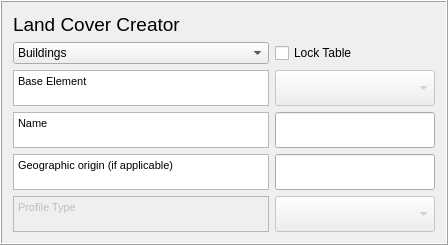
    <widget class="QFrame" name="frame1">
     <property name="maximumSize">
      <size>
       <width>16777215</width>
       <height>240</height>
      </size>
     </property>
     <property name="frameShape">
      <enum>QFrame::Box</enum>
     </property>
     <property name="frameShadow">
      <enum>QFrame::Raised</enum>
     </property>
     <layout class="QGridLayout" name="gridLayout_2">
      <item row="5" column="0">
       <widget class="QTextBrowser" name="textBrowserProfileType">
        <property name="enabled">
         <bool>false</bool>
        </property>
        <property name="sizePolicy">
         <sizepolicy hsizetype="Expanding" vsizetype="Preferred">
          <horstretch>0</horstretch>
          <verstretch>0</verstretch>
         </sizepolicy>
        </property>
        <property name="maximumSize">
         <size>
          <width>16777215</width>
          <height>36</height>
         </size>
        </property>
        <property name="html">
         <string>&lt;!DOCTYPE HTML PUBLIC &quot;-//W3C//DTD HTML 4.0//EN&quot; &quot;http://www.w3.org/TR/REC-html40/strict.dtd&quot;&gt;
&lt;html&gt;&lt;head&gt;&lt;meta name=&quot;qrichtext&quot; content=&quot;1&quot; /&gt;&lt;style type=&quot;text/css&quot;&gt;
p, li { white-space: pre-wrap; }
&lt;/style&gt;&lt;/head&gt;&lt;body style=&quot; font-family:'MS Shell Dlg 2'; font-size:7.8pt; font-weight:400; font-style:normal;&quot;&gt;
&lt;p style=&quot; margin-top:0px; margin-bottom:0px; margin-left:0px; margin-right:0px; -qt-block-indent:0; text-indent:0px;&quot;&gt;&lt;span style=&quot; font-size:8pt;&quot;&gt;Profile Type&lt;/span&gt;&lt;/p&gt;&lt;/body&gt;&lt;/html&gt;</string>
        </property>
       </widget>
      </item>
      <item row="4" column="1">
       <widget class="QgsFilterLineEdit" name="textEditOrig">
        <property name="sizePolicy">
         <sizepolicy hsizetype="Expanding" vsizetype="Preferred">
          <horstretch>0</horstretch>
          <verstretch>0</verstretch>
         </sizepolicy>
        </property>
        <property name="maximumSize">
         <size>
          <width>16777215</width>
          <height>36</height>
         </size>
        </property>
        <property name="qgisRelation" stdset="0">
         <string notr="true"/>
        </property>
       </widget>
      </item>
      <item row="1" column="1">
       <widget class="QCheckBox" name="checkBoxA">
        <property name="text">
         <string>Lock Table</string>
        </property>
       </widget>
      </item>
      <item row="3" column="0">
       <widget class="QTextBrowser" name="textBrowserDesc">
        <property name="sizePolicy">
         <sizepolicy hsizetype="Expanding" vsizetype="Preferred">
          <horstretch>0</horstretch>
          <verstretch>0</verstretch>
         </sizepolicy>
        </property>
        <property name="maximumSize">
         <size>
          <width>16777215</width>
          <height>36</height>
         </size>
        </property>
        <property name="html">
         <string>&lt;!DOCTYPE HTML PUBLIC &quot;-//W3C//DTD HTML 4.0//EN&quot; &quot;http://www.w3.org/TR/REC-html40/strict.dtd&quot;&gt;
&lt;html&gt;&lt;head&gt;&lt;meta name=&quot;qrichtext&quot; content=&quot;1&quot; /&gt;&lt;style type=&quot;text/css&quot;&gt;
p, li { white-space: pre-wrap; }
&lt;/style&gt;&lt;/head&gt;&lt;body style=&quot; font-family:'MS Shell Dlg 2'; font-size:7.8pt; font-weight:400; font-style:normal;&quot;&gt;
&lt;p style=&quot; margin-top:0px; margin-bottom:0px; margin-left:0px; margin-right:0px; -qt-block-indent:0; text-indent:0px;&quot;&gt;&lt;span style=&quot; font-size:8pt;&quot;&gt;Name&lt;/span&gt;&lt;/p&gt;&lt;/body&gt;&lt;/html&gt;</string>
        </property>
       </widget>
      </item>
      <item row="1" column="0">
       <widget class="QComboBox" name="comboBoxSurface">
        <property name="sizePolicy">
         <sizepolicy hsizetype="Preferred" vsizetype="Preferred">
          <horstretch>0</horstretch>
          <verstretch>0</verstretch>
         </sizepolicy>
        </property>
        <property name="toolTip">
         <string/>
        </property>
        <item>
         <property name="text">
          <string>Buildings</string>
         </property>
        </item>
        <item>
         <property name="text">
          <string>Paved</string>
         </property>
        </item>
        <item>
         <property name="text">
          <string>Evergreen Tree</string>
         </property>
        </item>
        <item>
         <property name="text">
          <string>Deciduous Tree</string>
         </property>
        </item>
        <item>
         <property name="text">
          <string>Grass</string>
         </property>
        </item>
        <item>
         <property name="text">
          <string>Bare Soil</string>
         </property>
        </item>
        <item>
         <property name="text">
          <string>Water</string>
         </property>
        </item>
       </widget>
      </item>
      <item row="4" column="0">
       <widget class="QTextBrowser" name="textBrowserOrig">
        <property name="sizePolicy">
         <sizepolicy hsizetype="Expanding" vsizetype="Preferred">
          <horstretch>0</horstretch>
          <verstretch>0</verstretch>
         </sizepolicy>
        </property>
        <property name="maximumSize">
         <size>
          <width>16777215</width>
          <height>36</height>
         </size>
        </property>
        <property name="html">
         <string>&lt;!DOCTYPE HTML PUBLIC &quot;-//W3C//DTD HTML 4.0//EN&quot; &quot;http://www.w3.org/TR/REC-html40/strict.dtd&quot;&gt;
&lt;html&gt;&lt;head&gt;&lt;meta name=&quot;qrichtext&quot; content=&quot;1&quot; /&gt;&lt;style type=&quot;text/css&quot;&gt;
p, li { white-space: pre-wrap; }
&lt;/style&gt;&lt;/head&gt;&lt;body style=&quot; font-family:'MS Shell Dlg 2'; font-size:7.8pt; font-weight:400; font-style:normal;&quot;&gt;
&lt;p style=&quot; margin-top:0px; margin-bottom:0px; margin-left:0px; margin-right:0px; -qt-block-indent:0; text-indent:0px;&quot;&gt;&lt;span style=&quot; font-size:8pt;&quot;&gt;Geographic origin (if applicable)&lt;/span&gt;&lt;/p&gt;&lt;/body&gt;&lt;/html&gt;</string>
        </property>
       </widget>
      </item>
      <item row="5" column="1">
       <widget class="QComboBox" name="comboBoxProfileType">
        <property name="enabled">
         <bool>false</bool>
        </property>
        <property name="sizePolicy">
         <sizepolicy hsizetype="Expanding" vsizetype="Preferred">
          <horstretch>0</horstretch>
          <verstretch>0</verstretch>
         </sizepolicy>
        </property>
        <property name="maximumSize">
         <size>
          <width>16777215</width>
          <height>36</height>
         </size>
        </property>
        <property name="currentIndex">
         <number>-1</number>
        </property>
        <item>
         <property name="text">
          <string>Default (Country profile)</string>
         </property>
        </item>
        <item>
         <property name="text">
          <string>Residential</string>
         </property>
        </item>
        <item>
         <property name="text">
          <string>Commercial</string>
         </property>
        </item>
        <item>
         <property name="text">
          <string>Industrial</string>
         </property>
        </item>
       </widget>
      </item>
      <item row="3" column="1">
       <widget class="QgsFilterLineEdit" name="textEditName">
        <property name="sizePolicy">
         <sizepolicy hsizetype="Expanding" vsizetype="Preferred">
          <horstretch>0</horstretch>
          <verstretch>0</verstretch>
         </sizepolicy>
        </property>
        <property name="maximumSize">
         <size>
          <width>16777215</width>
          <height>36</height>
         </size>
        </property>
        <property name="inputMethodHints">
         <set>Qt::ImhNone</set>
        </property>
        <property name="qgisRelation" stdset="0">
         <string notr="true"/>
        </property>
       </widget>
      </item>
      <item row="2" column="1">
       <widget class="QComboBox" name="comboBoxBase">
        <property name="enabled">
         <bool>false</bool>
        </property>
        <property name="sizePolicy">
         <sizepolicy hsizetype="Expanding" vsizetype="Preferred">
          <horstretch>0</horstretch>
          <verstretch>0</verstretch>
         </sizepolicy>
        </property>
        <property name="maximumSize">
         <size>
          <width>16777215</width>
          <height>36</height>
         </size>
        </property>
        <property name="currentIndex">
         <number>-1</number>
        </property>
        <item>
         <property name="text">
          <string>Paved</string>
         </property>
        </item>
        <item>
         <property name="text">
          <string>Building</string>
         </property>
        </item>
        <item>
         <property name="text">
          <string>Evergreen Tree</string>
         </property>
        </item>
        <item>
         <property name="text">
          <string>Deciduous Tree</string>
         </property>
        </item>
        <item>
         <property name="text">
          <string>Grass</string>
         </property>
        </item>
        <item>
         <property name="text">
          <string>Bare Soil</string>
         </property>
        </item>
        <item>
         <property name="text">
          <string>Water</string>
         </property>
        </item>
       </widget>
      </item>
      <item row="2" column="0">
       <widget class="QTextBrowser" name="textBrowser_Surface">
        <property name="sizePolicy">
         <sizepolicy hsizetype="Expanding" vsizetype="Preferred">
          <horstretch>0</horstretch>
          <verstretch>0</verstretch>
         </sizepolicy>
        </property>
        <property name="maximumSize">
         <size>
          <width>16777215</width>
          <height>36</height>
         </size>
        </property>
        <property name="html">
         <string>&lt;!DOCTYPE HTML PUBLIC &quot;-//W3C//DTD HTML 4.0//EN&quot; &quot;http://www.w3.org/TR/REC-html40/strict.dtd&quot;&gt;
&lt;html&gt;&lt;head&gt;&lt;meta name=&quot;qrichtext&quot; content=&quot;1&quot; /&gt;&lt;style type=&quot;text/css&quot;&gt;
p, li { white-space: pre-wrap; }
&lt;/style&gt;&lt;/head&gt;&lt;body style=&quot; font-family:'MS Shell Dlg 2'; font-size:7.8pt; font-weight:400; font-style:normal;&quot;&gt;
&lt;p style=&quot; margin-top:0px; margin-bottom:0px; margin-left:0px; margin-right:0px; -qt-block-indent:0; text-indent:0px;&quot;&gt;&lt;span style=&quot; font-size:8pt;&quot;&gt;Base Element&lt;/span&gt;&lt;/p&gt;&lt;/body&gt;&lt;/html&gt;</string>
        </property>
       </widget>
      </item>
      <item row="0" column="0">
       <widget class="QLabel" name="label_3">
        <property name="font">
         <font>
          <pointsize>14</pointsize>
          <weight>50</weight>
          <italic>false</italic>
          <bold>false</bold>
          <strikeout>false</strikeout>
          <kerning>true</kerning>
         </font>
        </property>
        <property name="text">
         <string>Land Cover Creator</string>
        </property>
       </widget>
      </item>
     </layout>
    </widget>
